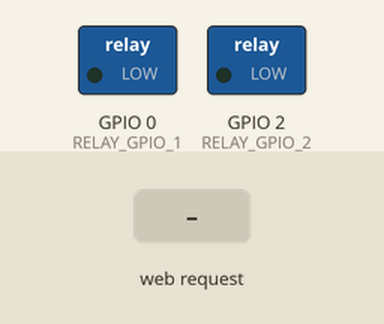
Simulated run of this sketch. Board: ESP8266 (NodeMCU). Shown: switched loads named in the sketch (green lamp = pin HIGH). The inputs (shaded band) are chosen by the test bench. WiFi joins after 1.5 s; servers stay silent unless stated.

Above: at 2.7 s.
2.8 s: HTTP request GET /on received
At 3.9 s:
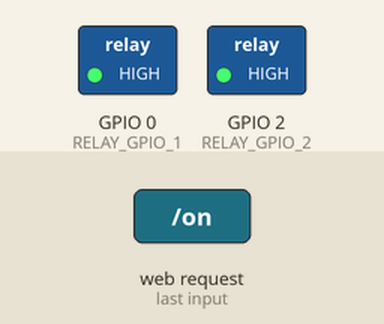
4.3 s: HTTP request GET /off received
At 5.0 s:
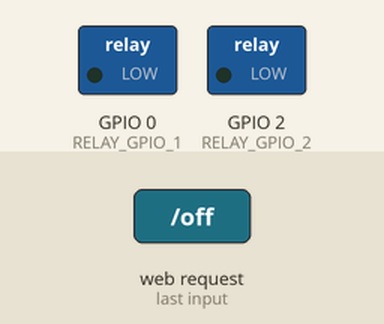
Timing chart, 0 to 7.3 s (numbered marks = the images above; inputs shaded):
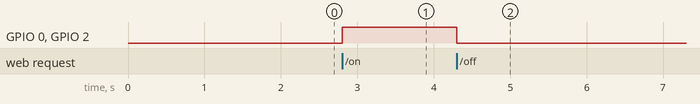

Measured:
- after the input at 2.8 s, GPIO 0 (RELAY_GPIO_1), GPIO 2 (RELAY_GPIO_2): LOW → HIGH at once
- after the input at 4.3 s, GPIO 0 (RELAY_GPIO_1), GPIO 2 (RELAY_GPIO_2): HIGH → LOW at once

The sketch:

ControlRelay.ino
```cpp
#include <ESP8266WebServer.h>
#include <ESP8266WiFi.h>

#define RELAY_GPIO_1 0
#define RELAY_GPIO_2 2
#define RELAY_DEVICE_ID "RELAY"

#define HTTP_OK_CODE 200
#define HTTP_404_CODE 404
#define MIME_TYPE "text/plain"

const char* ssid = "Shoe-Detector";
const char* password = "asdfghjkl";

ESP8266WebServer server(80);

void switchRelayOn(){
  digitalWrite(RELAY_GPIO_1, HIGH);
  digitalWrite(RELAY_GPIO_2, HIGH);
  server.send(HTTP_OK_CODE, MIME_TYPE, "Relay Online");
}

void switchRelayOff(){
  digitalWrite(RELAY_GPIO_1, LOW);
  digitalWrite(RELAY_GPIO_2, LOW);
  server.send(HTTP_OK_CODE, MIME_TYPE, "Relay Offlne");
}

void initializeRelay(){
  pinMode(RELAY_GPIO_1, OUTPUT);
  pinMode(RELAY_GPIO_2, OUTPUT);
  switchRelayOff();
}

void getDeviceId(){
  server.send(HTTP_OK_CODE, MIME_TYPE, RELAY_DEVICE_ID);
}

void noOperation(){
  server.send(HTTP_404_CODE, MIME_TYPE, "Operation Not Supported");
}

void initializeServer(){
  server.on("/on", switchRelayOn);
  server.on("/off", switchRelayOff);
  server.on("/id", getDeviceId);
  server.onNotFound(noOperation);
  server.begin();
}

void processRequests(){
  server.handleClient();
}

void setupConnection(){
  WiFi.mode(WIFI_STA);
  WiFi.begin(ssid, password);
}

void connectToNetwork(){
  if(WiFi.status() != WL_CONNECTED){
    setupConnection();
  }

  while(WiFi.status() != WL_CONNECTED){
    delay(100);
  }
}

void setup() {
  initializeRelay();
  connectToNetwork();
  initializeServer();
}

void loop() {
  connectToNetwork();
  processRequests();
}
```
